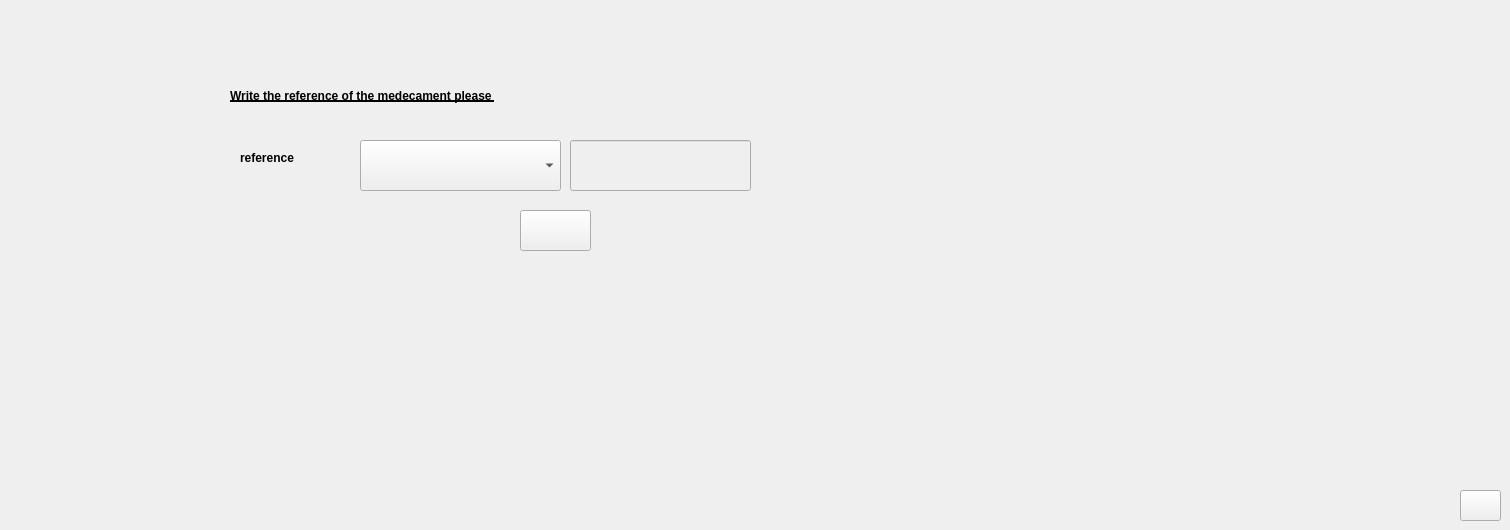
     <widget class="QWidget" name="tab_51">
      <attribute name="title">
       <string>delete medicament</string>
      </attribute>
      <widget class="QLabel" name="reference_sup_9">
       <property name="geometry">
        <rect>
         <x>240</x>
         <y>150</y>
         <width>101</width>
         <height>16</height>
        </rect>
       </property>
       <property name="font">
        <font>
         <pointsize>9</pointsize>
         <weight>75</weight>
         <bold>true</bold>
         <underline>false</underline>
        </font>
       </property>
       <property name="text">
        <string>reference</string>
       </property>
      </widget>
      <widget class="QPushButton" name="supprimer_9">
       <property name="geometry">
        <rect>
         <x>520</x>
         <y>210</y>
         <width>71</width>
         <height>41</height>
        </rect>
       </property>
       <property name="font">
        <font>
         <pointsize>8</pointsize>
         <weight>75</weight>
         <bold>true</bold>
         <underline>false</underline>
        </font>
       </property>
       <property name="styleSheet">
        <string notr="true">#supprimer{

background-color: transparent;

border-image:url(:/img/supprimer.png);

background: none;

border: none;

background-repeat: none;

}



#ok:supprimer{

background-color: transparent;

border-image:url(:/img/supprimer.png);

background: none;

border: none;

background-repeat: none;

}</string>
       </property>
       <property name="text">
        <string/>
       </property>
      </widget>
      <widget class="QLabel" name="label_28">
       <property name="geometry">
        <rect>
         <x>230</x>
         <y>60</y>
         <width>621</width>
         <height>71</height>
        </rect>
       </property>
       <property name="font">
        <font>
         <pointsize>9</pointsize>
         <weight>75</weight>
         <bold>true</bold>
         <underline>true</underline>
        </font>
       </property>
       <property name="text">
        <string>Write the reference of the medecament please </string>
       </property>
      </widget>
      <widget class="QComboBox" name="comboBox_18">
       <property name="geometry">
        <rect>
         <x>360</x>
         <y>140</y>
         <width>201</width>
         <height>51</height>
        </rect>
       </property>
      </widget>
      <widget class="QLineEdit" name="sup_line_9">
       <property name="enabled">
        <bool>false</bool>
       </property>
       <property name="geometry">
        <rect>
         <x>570</x>
         <y>140</y>
         <width>181</width>
         <height>51</height>
        </rect>
       </property>
      </widget>
      <widget class="QPushButton" name="pushButton_52">
       <property name="geometry">
        <rect>
         <x>1460</x>
         <y>490</y>
         <width>41</width>
         <height>31</height>
        </rect>
       </property>
       <property name="styleSheet">
        <string notr="true">#pushButton_4{

background-color: transparent;

border-image:url(:/img/logout.png);

background: none;

border: none;

background-repeat: none;

}



#ok:pushButton_4{

background-color: transparent;

border-image:url(:/img/logout.png);

background: none;

border: none;

background-repeat: none;

}</string>
       </property>
       <property name="text">
        <string/>
       </property>
      </widget>
     </widget>
